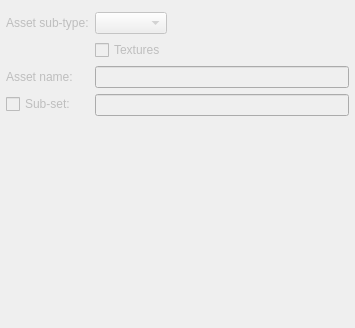
                 <widget class="QWidget" name="ma_assetSettings_scrollAreaWidgetContents">
                  <property name="geometry">
                   <rect>
                    <x>0</x>
                    <y>0</y>
                    <width>355</width>
                    <height>328</height>
                   </rect>
                  </property>
                  <layout class="QVBoxLayout" name="verticalLayout_3">
                   <property name="margin">
                    <number>0</number>
                   </property>
                   <item>
                    <widget class="QFrame" name="ma_assetSettings_frame">
                     <property name="frameShape">
                      <enum>QFrame::NoFrame</enum>
                     </property>
                     <layout class="QFormLayout" name="formLayout_3">
                      <property name="fieldGrowthPolicy">
                       <enum>QFormLayout::ExpandingFieldsGrow</enum>
                      </property>
                      <property name="leftMargin">
                       <number>6</number>
                      </property>
                      <property name="topMargin">
                       <number>12</number>
                      </property>
                      <property name="rightMargin">
                       <number>6</number>
                      </property>
                      <property name="bottomMargin">
                       <number>6</number>
                      </property>
                      <item row="6" column="0">
                       <widget class="QLabel" name="assetName_label">
                        <property name="enabled">
                         <bool>false</bool>
                        </property>
                        <property name="text">
                         <string>Asset name:</string>
                        </property>
                       </widget>
                      </item>
                      <item row="6" column="1">
                       <widget class="QLineEdit" name="assetName_lineEdit">
                        <property name="enabled">
                         <bool>false</bool>
                        </property>
                        <property name="text">
                         <string/>
                        </property>
                        <property name="frame">
                         <bool>true</bool>
                        </property>
                        <property name="readOnly">
                         <bool>false</bool>
                        </property>
                        <property name="mandatoryField" stdset="0">
                         <bool>false</bool>
                        </property>
                       </widget>
                      </item>
                      <item row="8" column="0">
                       <widget class="QCheckBox" name="subSet_checkBox">
                        <property name="enabled">
                         <bool>false</bool>
                        </property>
                        <property name="toolTip">
                         <string>Warning: creating sub-sets will affect version control.</string>
                        </property>
                        <property name="text">
                         <string>Sub-set:</string>
                        </property>
                       </widget>
                      </item>
                      <item row="2" column="0">
                       <widget class="QLabel" name="assetSubType_label">
                        <property name="enabled">
                         <bool>false</bool>
                        </property>
                        <property name="text">
                         <string>Asset sub-type:</string>
                        </property>
                       </widget>
                      </item>
                      <item row="2" column="1">
                       <widget class="QComboBox" name="assetSubType_comboBox">
                        <property name="enabled">
                         <bool>false</bool>
                        </property>
                       </widget>
                      </item>
                      <item row="3" column="1">
                       <widget class="QCheckBox" name="textures_checkBox">
                        <property name="enabled">
                         <bool>false</bool>
                        </property>
                        <property name="text">
                         <string>Textures</string>
                        </property>
                        <property name="checked">
                         <bool>false</bool>
                        </property>
                       </widget>
                      </item>
                      <item row="8" column="1">
                       <widget class="QLineEdit" name="subSetName_lineEdit">
                        <property name="enabled">
                         <bool>false</bool>
                        </property>
                        <property name="text">
                         <string/>
                        </property>
                        <property name="frame">
                         <bool>true</bool>
                        </property>
                        <property name="readOnly">
                         <bool>false</bool>
                        </property>
                        <property name="mandatoryField" stdset="0">
                         <bool>false</bool>
                        </property>
                       </widget>
                      </item>
                     </layout>
                    </widget>
                   </item>
                  </layout>
                 </widget>
